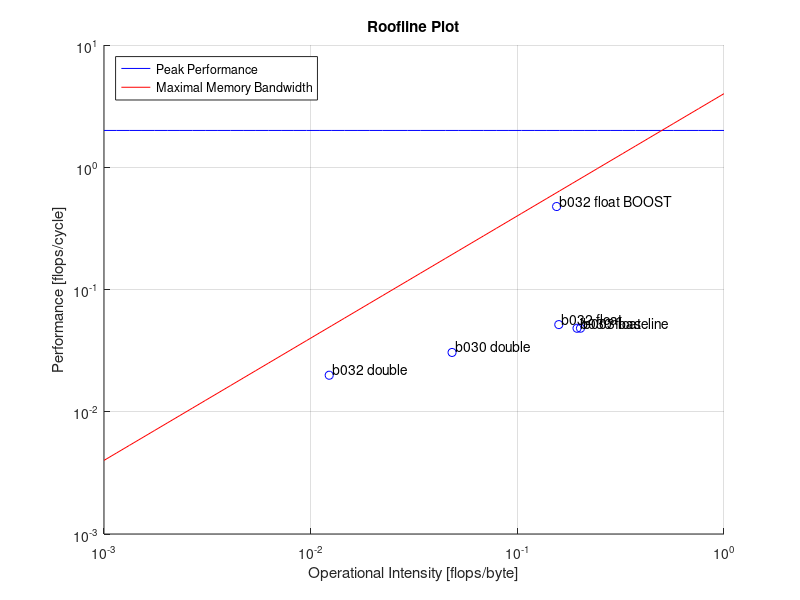

Write MATLAB code to recreate this figure.
figure;
hold on; grid on
x = logspace(-3,0);


bytesCycle = 4;
% flops / cycle
peakPerf = 2;
oneOpCycle = 1;

% Scalar peak performance
ys = ones(length(x),1).*peakPerf;
loglog(x,ys,'-b');

% memory bandwidth
yb = x.*bytesCycle;
loglog(x,yb,'r');

%% Baseline
% b003
cycles = 339904509856;
% #total flops = FP_COMP_OPS_EXE.SSE_SCALAR_DOUBLE +
% FP_COMP_OPS_EXE.SSE_SCALAR_SINGLE + FP_COMP_OPS_EXE.X87
flops = 14094021141 + 0 + 2304003456;
runtime = 103.235; % seconds
bytes_sec = 0.786 * 1000000000;
bytes = runtime * bytes_sec;


bandwidthCycle = bytes/cycles;
opsCycle = flops/cycles;
intensity = opsCycle/bandwidthCycle;

%loglog(opsCycle, intensity, 'ob');
%text(opsCycle,intensity,{' b003 baseline'},'VerticalAlignment','bottom');
loglog(intensity, opsCycle, 'ob');
text(intensity,opsCycle,{' b003 baseline'},'VerticalAlignment','bottom');

%% b030 single precision
cycles = 6100009150;
% #total flops = FP_COMP_OPS_EXE.SSE_SCALAR_DOUBLE +
% FP_COMP_OPS_EXE.SSE_SCALAR_SINGLE + FP_COMP_OPS_EXE.X87
flops = 186000279 + 48000072 + 60000090;
runtime = 1.853; % seconds
bytes_sec = 0.816 * 1000000000;
bytes = runtime * bytes_sec;

bandwidthCycle = bytes/cycles;
opsCycle = flops/cycles;
intensity = opsCycle/bandwidthCycle;

%loglog(opsCycle, intensity, 'ob');
%text(opsCycle,intensity,{' b003 baseline'},'VerticalAlignment','bottom');
loglog(intensity, opsCycle, 'ob');
text(intensity,opsCycle,{' b030 float'},'VerticalAlignment','bottom');
%% b030 double precision
cycles = 62842094263;
% #total flops = FP_COMP_OPS_EXE.SSE_SCALAR_DOUBLE +
% FP_COMP_OPS_EXE.SSE_SCALAR_SINGLE + FP_COMP_OPS_EXE.X87
flops = 1494002241 + 0 + 426000639;
runtime = 19.086; % seconds
bytes_sec = 2.082 * 1000000000;
bytes = runtime * bytes_sec;

bandwidthCycle = bytes/cycles;
opsCycle = flops/cycles;
intensity = opsCycle/bandwidthCycle;

%loglog(opsCycle, intensity, 'ob');
%text(opsCycle,intensity,{' b003 baseline'},'VerticalAlignment','bottom');
loglog(intensity, opsCycle, 'ob');
text(intensity,opsCycle,{' b030 double'},'VerticalAlignment','bottom');
%% b032 single precision repeated
cycles = 54856082284;
% #total flops = FP_COMP_OPS_EXE.SSE_SCALAR_DOUBLE +
% FP_COMP_OPS_EXE.SSE_SCALAR_SINGLE + FP_COMP_OPS_EXE.X87
flops = 1500002250 + 642000963 + 690001035;
runtime = 16.661; % seconds
bytes_sec = 1.071 * 1000000000;
bytes = runtime * bytes_sec;

bandwidthCycle = bytes/cycles;
opsCycle = flops/cycles;
intensity = opsCycle/bandwidthCycle;

%loglog(opsCycle, intensity, 'ob');
%text(opsCycle,intensity,{' b003 baseline'},'VerticalAlignment','bottom');
loglog(intensity, opsCycle, 'ob');
text(intensity,opsCycle,{' b032 float'},'VerticalAlignment','bottom');
%% b032 single precision repeated with DAI_RECOMMENDER_BOOST
cycles = 5796008694;
% #total flops = FP_COMP_OPS_EXE.SSE_SCALAR_DOUBLE +
% FP_COMP_OPS_EXE.SSE_SCALAR_SINGLE + FP_COMP_OPS_EXE.X87
flops = 1494002241 + 570000855 + 702001053;
runtime = 16.234; % seconds
bytes_sec = 1.100 * 1000000000;
bytes = runtime * bytes_sec;

bandwidthCycle = bytes/cycles;
opsCycle = flops/cycles;
intensity = opsCycle/bandwidthCycle;

%loglog(opsCycle, intensity, 'ob');
%text(opsCycle,intensity,{' b003 baseline'},'VerticalAlignment','bottom');
loglog(intensity, opsCycle, 'ob');
text(intensity,opsCycle,{' b032 float BOOST'},'VerticalAlignment','bottom');
%% b032 double precision
cycles = 63334095001;
% #total flops = FP_COMP_OPS_EXE.SSE_SCALAR_DOUBLE +
% FP_COMP_OPS_EXE.SSE_SCALAR_SINGLE + FP_COMP_OPS_EXE.X87
flops = 942001413 + 0 + 318000477;
runtime = 19.236; % seconds
bytes_sec = 5.328 * 1000000000;
bytes = runtime * bytes_sec;

bandwidthCycle = bytes/cycles;
opsCycle = flops/cycles;
intensity = opsCycle/bandwidthCycle;

%loglog(opsCycle, intensity, 'ob');
%text(opsCycle,intensity,{' b003 baseline'},'VerticalAlignment','bottom');
loglog(intensity, opsCycle, 'ob');
text(intensity,opsCycle,{' b032 double'},'VerticalAlignment','bottom');
%%
set(gca,'XScale','log')
set(gca,'YScale','log')
legend('Peak Performance', 'Maximal Memory Bandwidth','Location','northwest')
title('Roofline Plot')
xlabel('Operational Intensity [flops/byte]')
ylabel('Performance [flops/cycle]')
print(gcf, '-r150', 'roofline_single_vs_double.png', '-dpng');
